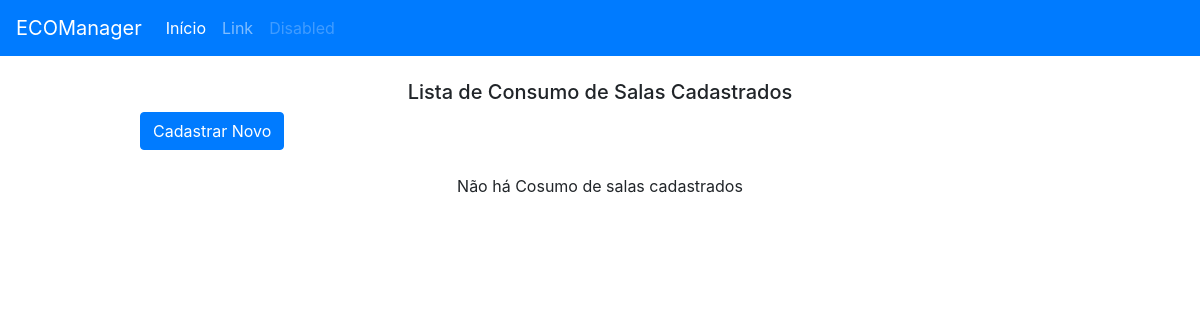
/consumo_listar/, run on an earlier commit of the app's database.
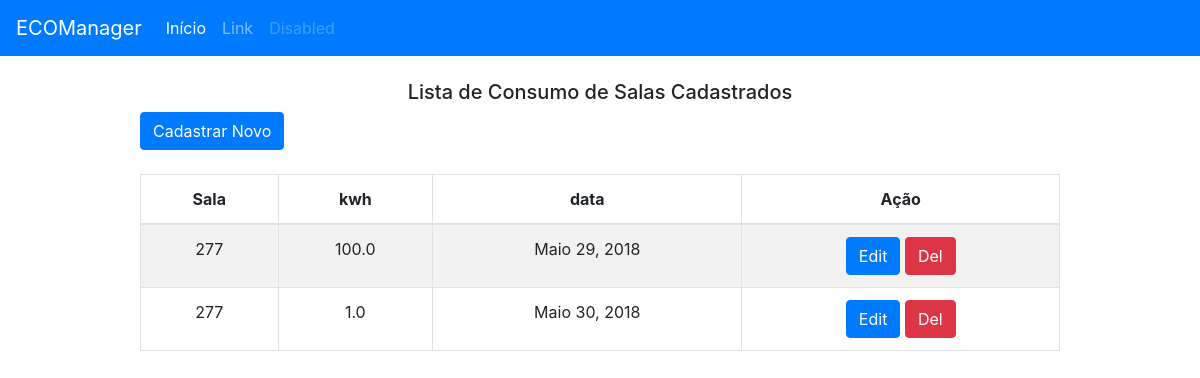
And on a later commit of the database.
### sistema/models.py (models this page shows, shortened)
class Consumo(models.Model):
	sala = models.ForeignKey(Sala, on_delete=models.CASCADE)
	slug = models.SlugField(max_length=100)
	kwh = models.FloatField()
	data = models.DateField()
	class Meta:
		unique_together = (("sala", "data"),)
	class Meta:
		unique_together = (('sala', 'data'),)

class Sala(models.Model):
	predio = models.ForeignKey(Predio, on_delete=models.CASCADE)
	nome = models.CharField(max_length=100, unique=True)
	slug = models.SlugField(max_length=100)
	class Meta:
		unique_together = (("predio", "nome"),)
	def __str__(self):
		return self.nome

### sistema/views.py (the view)
# urls.py: path('consumo_listar/', views.ConsumoListView.as_view(), name="consumo_listar"),
class ConsumoListView(generic.ListView):
    model = Consumo
    template_name = 'gerenciamento/consumo_listar.html'

### sistema/templates/gerenciamento/consumo_listar.html
{% extends "base.html" %}
{% block title %}
  Lista de Consumo de Salas Cadastrados
{% endblock %}
{% block content %}
<div class="row">
  <div class="col-sm-1">
  </div>
  <div class="col-sm-10">
    <a href="{% url 'sistema:consumo_cadastrar' %}" class="btn btn-primary">Cadastrar Novo</a>
  </div>
  <div class="col-sm-1">
  </div>
</div><br>
  {% if consumo_list %}
  <div class="row">
    <div class="col-sm-1">
    </div>
    <div class="col-sm-10">
        <div class="table-responsive">
            <table class="table table-striped text-center table-bordered">
                <thead class="thead-inverse">
                    <tr>
                      <th>Sala</th>
                      <th>kwh</th>
                      <th>data</th>
                      <th>Ação</th>
                    </tr>
                </thead>
                <tbody>
                  {% for consumo in consumo_list %}
                    <tr>
                      <td>{{ consumo.sala }}</td>
                      <td>{{ consumo.kwh }}</td>
                      <td>{{ consumo.data }}</td>
                      <td>
                        <a href="{% url 'sistema:consumo_editar' consumo.slug %}" class="btn btn-primary">Edit</a>
                        <a href="{% url 'sistema:consumo_deletar' consumo.slug  %}" class="btn btn-danger">Del</a>
                      </td>
                    </tr>
                  {% empty %}
                    <tr>
                      <td colspan="7" class="text-center bg-warning">No book</td>
                    </tr>
                  {% endfor %}
                </tbody>
            </table>
        </div>
    </div>
    <div class="col-sm-1">
    </div>
  </div>
  {% else %}
    <p class="text-center">Não há Cosumo de salas cadastrados</p>
  {% endif %}
{% endblock %}

What changed in the data, as far as the page shows it:
added Consumo: sala "277", kwh "100.0", data "Maio 29, 2018"
added Consumo: sala "277", kwh "1.0", data "Maio 30, 2018"
Also different on the page:
text no longer shown: "Não há Cosumo de salas cadastrados"
text now shown: "Sala kwh data Ação"
